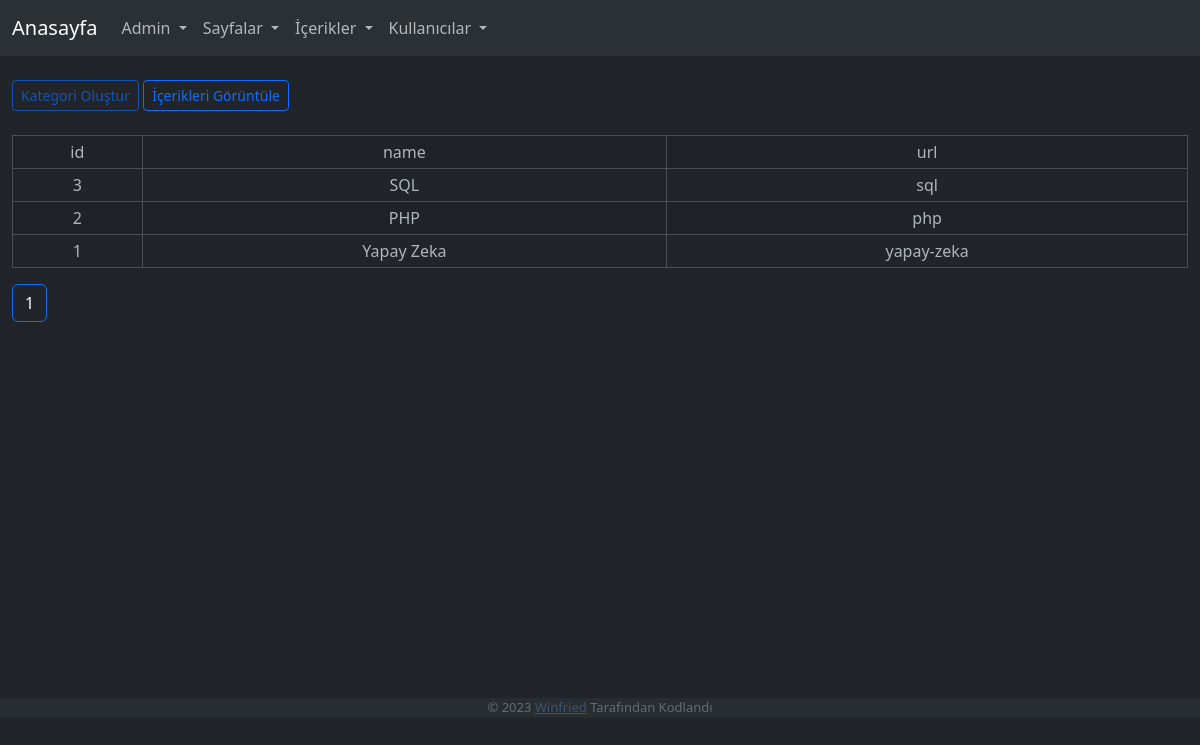
Screenshot of /admin/categories.php (signed in) with the database file from the repository.
### tables this page shows
CREATE TABLE `categories` (
  `id` int(11) NOT NULL,
  `name` text NOT NULL,
  `url` varchar(3000) NOT NULL
);

### admin/categories.php (called while the page is built, shortened)
<?php
require("../connection.php");
include("./layouts/header.php");
include("./layouts/nav.php");
include("./layouts/categories.php");
include("./layouts/footer.php");
?>

### admin/layouts/categories.php (the view, shortened to what this page needs)
<?php
$page   = @ceil($_GET['page']);
if ($page < 1) { $page = 1;}
$Say   = $conn->query("select * from categories order by id DESC");
$AllResult   = $Say->rowCount();
$Limit	= 10;
$page_Sayisi	= ceil($AllResult/$Limit);
$Goster   = $page * $Limit - $Limit;
$visiblepage   = 100;
if ($AllResult < 1) {
    $check_data	= $conn->query("select * from categories order by id DESC");
}
else {
    $check_data	= $conn->query("select * from categories order by id DESC limit $Goster,$Limit");
}$ranks = $check_data->fetchAll(PDO::FETCH_OBJ);
$q = $conn->prepare("DESCRIBE categories");
$q->execute();
$describe = $q->fetchAll(PDO::FETCH_COLUMN);
?>
<body>
<div class="container-fluid">
    <br>
    <div class="btn-group">
        <a href="./create/categories.php" class="btn btn-outline-primary btn-sm disabled">Kategori Oluştur</a>
    </div>
    <div class="btn-group">
        <a href="./contents.php" class="btn btn-outline-primary btn-sm">İçerikleri Görüntüle</a>
    </div>
    <br> <br>
    <div class="row justify-content-center">
        <div class="col">
            <table class="table table-bordered table-striped table-sm table-responsive text-center">
                <tr>
                    <?php
                    foreach ($describe as $d) {
                        ?>
                        <td><?= $d ?></td>
                    <?php
                    }
                    ?>
                </tr>
                <?php
                foreach($ranks as $rank) {
                    foreach ($describe as $d) {
                        ?>
                        <td><?= $rank->$d; ?></td>
                        <?php
                    }
                    ?>
               <?php }?>
            </table>
        </div>
    </div>
</div>
<nav>
    <div class="container-fluid gap-0">
    <ul class="pagination">
        <?php
        for($i = $page - $visiblepage; $i < $page + $visiblepage +1; $i++){
            if($i > 0 and $i <= $page_Sayisi){
                if($i == $page){
                    ?>
                    <li class="page-item active bg-dark" aria-current="page">
                        <a class="page-link bg-dark" href="#"><?=$i ?></a>
                    </li>
                    <?php
                }else{
                    ?>
                    <li class="page-item bg-dark"><a class="page-link bg-dark" href="?page=<?=$i?>"> <?= $i ?> </a></li>
                    <?php
                }
            }
        }
        ?>
    </ul>
    </div>
</nav>
</body>
</html>

### rows the page displays
categories: d "3", d "SQL", d "sql"
categories: d "2", d "PHP", d "php"
categories: d "1", d "Yapay Zeka", d "yapay-zeka"

### other values shown
$_SESSION['username'] "Admin"
$d "id"
$d "name"
$d "url"
